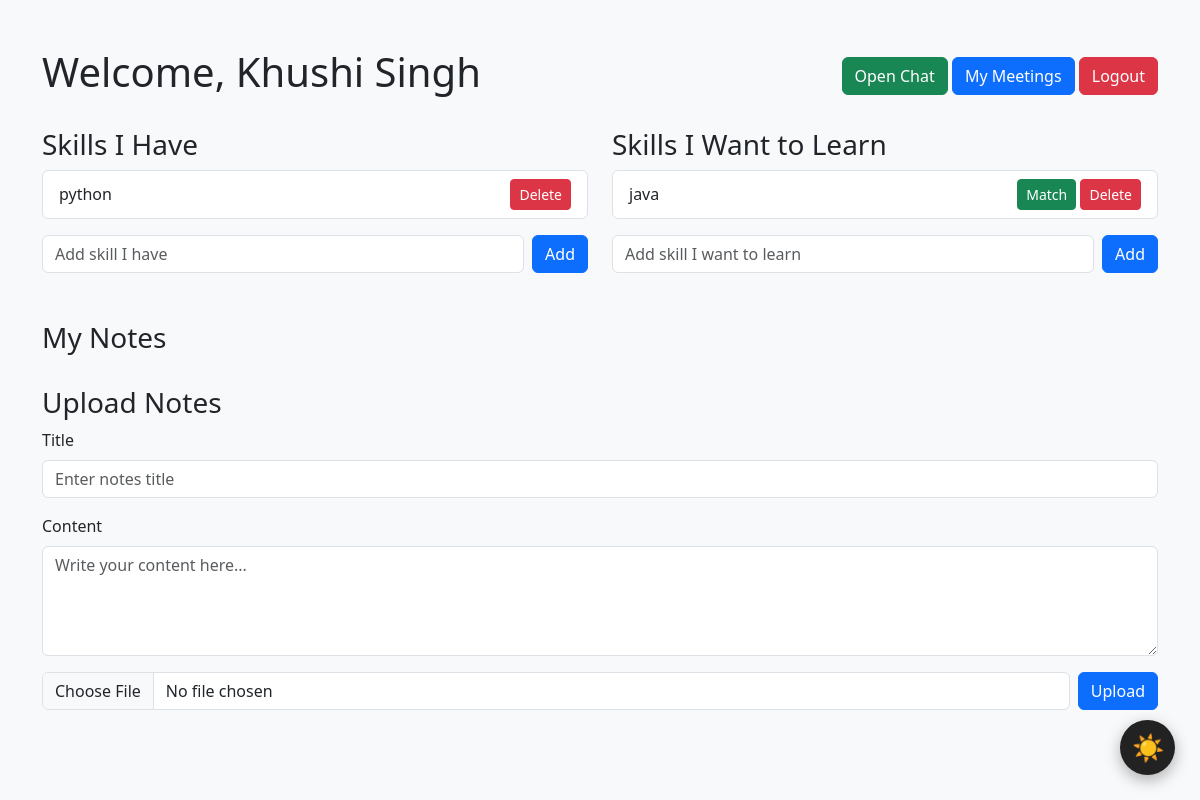
The page /dashboard.php (signed in) on the database as committed earlier.
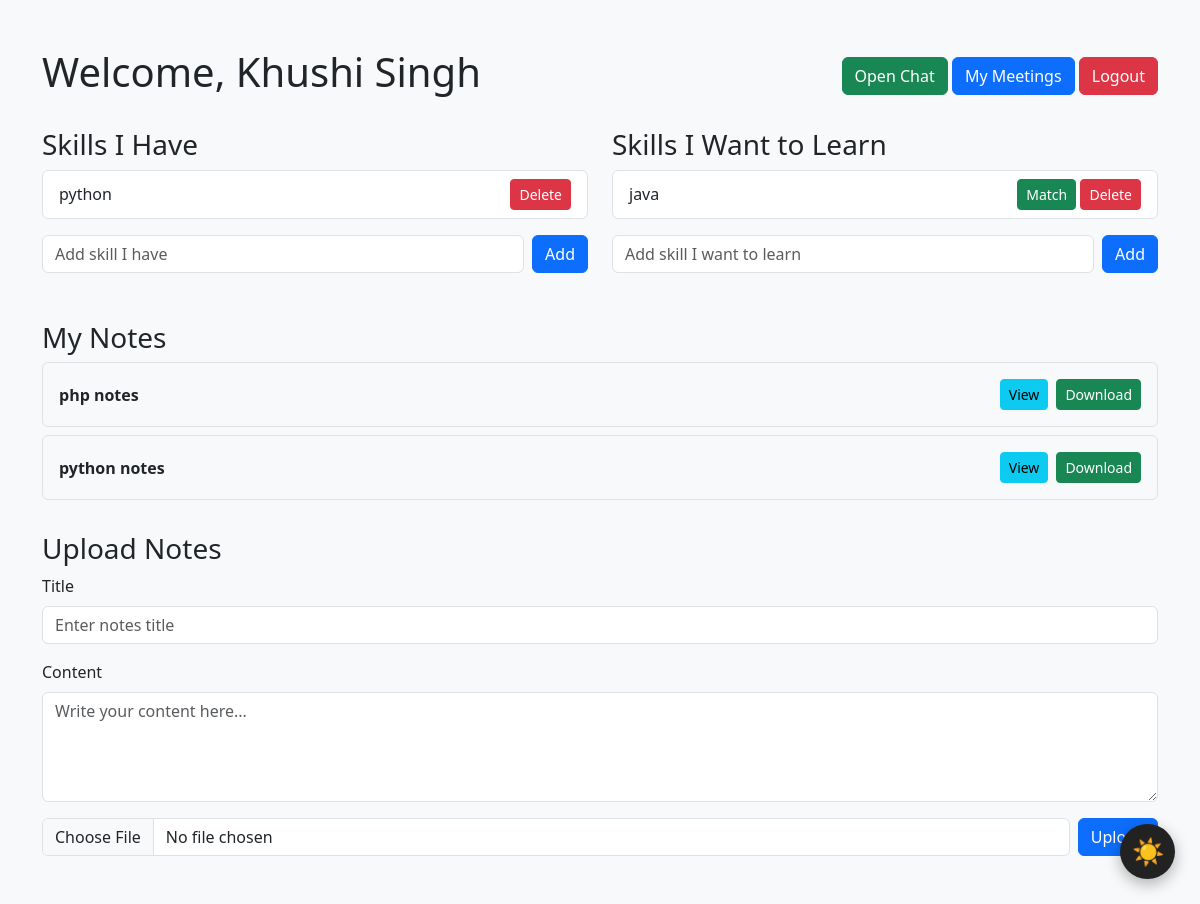
The same page on the database as committed later.
### tables this page shows
CREATE TABLE `skills_have` (
  `id` int(10) UNSIGNED NOT NULL,
  `user_id` int(10) UNSIGNED NOT NULL,
  `skill` varchar(100) NOT NULL
);

CREATE TABLE `skills_want` (
  `id` int(10) UNSIGNED NOT NULL,
  `user_id` int(10) UNSIGNED NOT NULL,
  `skill` varchar(100) NOT NULL
);

CREATE TABLE `note_files` (
  `id` int(10) UNSIGNED NOT NULL,
  `note_id` int(10) UNSIGNED NOT NULL,
  `file_name` varchar(255) NOT NULL,
  `file_path` varchar(255) NOT NULL,
  `file_type` varchar(20) NOT NULL,
  `file_size` int(10) UNSIGNED NOT NULL,
  `uploaded_at` timestamp NOT NULL DEFAULT current_timestamp()
);

CREATE TABLE `notes` (
  `id` int(10) UNSIGNED NOT NULL,
  `user_id` int(10) UNSIGNED NOT NULL,
  `title` varchar(255) NOT NULL,
  `content` longtext DEFAULT NULL,
  `created_at` timestamp NOT NULL DEFAULT current_timestamp()
);

### dashboard.php (the view, shortened to what this page needs)
<?php
require_once "db.php";
$user_id = $_SESSION['user_id'];
$username = $_SESSION['user_name'];
$have_skills = $mysqli->query("SELECT * FROM skills_have WHERE user_id = $user_id")->fetch_all(MYSQLI_ASSOC);
$want_skills = $mysqli->query("SELECT * FROM skills_want WHERE user_id = $user_id")->fetch_all(MYSQLI_ASSOC);
?>
<!DOCTYPE html>
<html lang="en">
<head>
<link href="https://cdn.jsdelivr.net/npm/bootstrap@5.3.2/dist/css/bootstrap.min.css" rel="stylesheet">
<?php include "theme.php"; ?>
</head>
<body class="bg-light">
   <div class="container py-5">
    <div class="d-flex justify-content-between align-items-center mb-4">
        <h1>Welcome, <?= htmlspecialchars($username) ?></h1>
        <div>
            <a href="chatbox.php" class="btn btn-success">Open Chat</a>
            <a href="my_meeting.php" class="btn btn-primary">My Meetings</a>
            <a href="logout.php" class="btn btn-danger">Logout</a>
        </div>
    </div>
    <div class="row mb-5">
        <div class="col-md-6">
            <h3>Skills I Have</h3>
            <ul class="list-group mb-3">
                <?php foreach($have_skills as $skill): ?>
                    <li class="list-group-item d-flex justify-content-between align-items-center">
                        <?= htmlspecialchars($skill['skill']) ?>
                        <a href="?delete_have=<?= $skill['id'] ?>" class="btn btn-sm btn-danger">Delete</a>
                    </li>
                <?php endforeach; ?>
            </ul>
            <form method="post" class="d-flex gap-2">
                <input type="text" name="have_skill" class="form-control" placeholder="Add skill I have" required>
                <button type="submit" name="add_have_skill" class="btn btn-primary">Add</button>
            </form>
        </div>
        <div class="col-md-6">
            <h3>Skills I Want to Learn</h3>
            <ul class="list-group mb-3">
                <?php foreach($want_skills as $skill): ?>
                    <li class="list-group-item d-flex justify-content-between align-items-center">
                        <?= htmlspecialchars($skill['skill']) ?>
                        <div>
                            <a href="match_results.php?skill=<?= urlencode($skill['skill']) ?>" class="btn btn-sm btn-success">Match</a>
                            <a href="?delete_want=<?= $skill['id'] ?>" class="btn btn-sm btn-danger">Delete</a>
                        </div>
                    </li>
                <?php endforeach; ?>
            </ul>
            <form method="post" class="d-flex gap-2">
                <input type="text" name="want_skill" class="form-control" placeholder="Add skill I want to learn" required>
                <button type="submit" name="add_want_skill" class="btn btn-primary">Add</button>
            </form>
        </div>
    </div>
   <h3>My Notes</h3>
<?php
$notes = $mysqli->query("
    SELECT n.id, n.title, nf.file_path
    FROM notes n
    LEFT JOIN note_files nf ON n.id = nf.note_id
    WHERE n.user_id = $user_id
")->fetch_all(MYSQLI_ASSOC);
?>
<?php foreach($notes as $note): ?>
<div class="d-flex justify-content-between align-items-center p-3 border rounded mb-2">
    <strong><?= htmlspecialchars($note['title']) ?></strong>
    <div class="d-flex gap-2">
        <a href="view_note.php?id=<?= $note['id'] ?>" class="btn btn-info btn-sm">View</a>
        <?php if(!empty($note['file_path'])): ?>
        <a href="<?= $note['file_path'] ?>" download class="btn btn-success btn-sm">Download</a>
        <?php endif; ?>
    </div>
</div>
<?php endforeach; ?>
<br>
    <div>
    <h3>Upload Notes</h3>
    <form method="post" enctype="multipart/form-data" class="d-flex flex-column gap-3">
        <div>
            <label for="title" class="form-label">Title</label>
            <input type="text" name="title" id="title" class="form-control" placeholder="Enter notes title" required>
        </div>
        <div>
            <label for="content" class="form-label">Content</label>
            <textarea name="content" id="content" rows="4" class="form-control" placeholder="Write your content here..." required></textarea>
        </div>
        <div class="d-flex gap-2 align-items-center">
            <input type="file" name="notes" id="notes" class="form-control flex-grow-1">
            <button type="submit" name="upload_notes" class="btn btn-primary">Upload</button>
        </div>
    </form>
</div>
</div>
</body>
</html>

Rows that differ between the two databases and show on the page:
added note_files: note.title "php notes"
added note_files: note.title "python notes"
